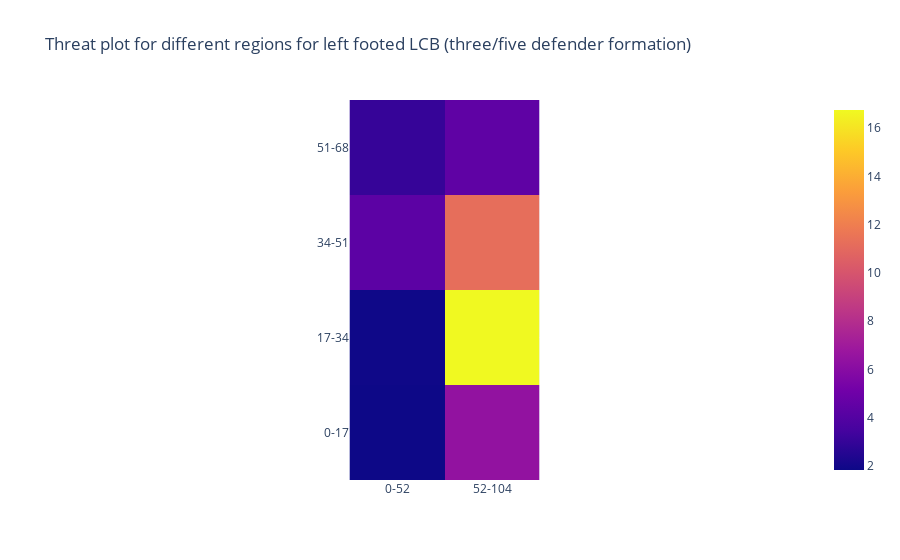

This figure's notebook cell:
### Code cell
# The graphs have been saved in 'threat_plots' data folder
pcolorplotter(
    three_five_lf_lcbs_regionwiseoff,
    'Threat plot for different regions for left footed LCB (three/five defender formation)',
    'offvalue_left_lcb_3_5_def')

### Figure 1 — Plotly figure (JSON) as saved in the notebook; plotly's stock layout.template omitted (floating-point values rounded to 4 significant figures)
{"data": [{"coloraxis": "coloraxis", "hovertemplate": "x: %{x}<br>y: %{y}<br>color: %{z}<extra></extra>", "type": "heatmap", "x": ["0-52", "52-104"], "y": ["51-68", "34-51", "17-34", "0-17"], "z": [[3.017, 4.435], [4.338, 11.24], [1.887, 16.76], [1.834, 6.402]]}], "layout": {"coloraxis": {"colorscale": [[0, "#0d0887"], [0.1111, "#46039f"], [0.2222, "#7201a8"], [0.3333, "#9c179e"], [0.4444, "#bd3786"], [0.5556, "#d8576b"], [0.6667, "#ed7953"], [0.7778, "#fb9f3a"], [0.8889, "#fdca26"], [1, "#f0f921"]]}, "title": {"text": "Threat plot for different regions for left footed LCB (three/five defender formation)"}, "xaxis": {"constrain": "domain", "scaleanchor": "y"}, "yaxis": {"autorange": "reversed", "constrain": "domain"}}}
